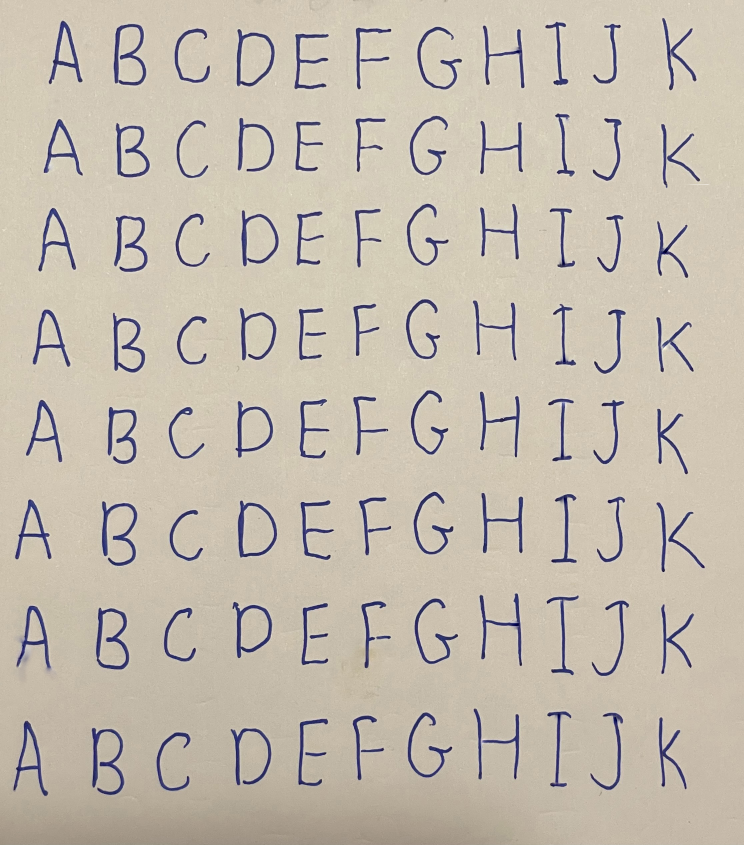
%> input picture IS-Lab4/train_data.jpg, 2232 x 2534 px (shown at 1/3 size)
$ octave vaizdo_atpazinimas.m   (GNU Octave 9; MATLAB toolbox functions it lacks are replaced by stand-ins)
%> lines starting %> are read from the running program, lines starting %| are printed output that depends on the picture; in (x1, y1, x2, y2) boxes, pixels count from 0 and x2, y2 are one past the last pixel; in counts of white or black regions, pixels touching at a corner belong together; the program's own positions count from 1
### IS-Lab4/pozymiai_raidems_atpazinti.m
function pozymiai = pozymiai_raidems_atpazinti(pavadinimas, pvz_eiluciu_sk)
%> called with pavadinimas = 'train_data.jpg', pvz_eiluciu_sk = 8
%%  pozymiai = pozymiai_raidems_atpazinti(pavadinimas, pvz_eiluciu_sk)
% Features = pozymiai_raidems_atpazinti(image_file_name, Number_of_symbols_lines)
% taikymo pavyzdys:
% pozymiai = pozymiai_raidems_atpazinti('test_data.png', 8);
% example of function use:
% Feaures = pozymiai_raidems_atpazinti('test_data.png', 8);
%%
% Vaizdo su pavyzdþiais nuskaitymas | Read image with written symbols
V = imread(pavadinimas);
figure(12), imshow(V)
%% Raidþiø iðkirpimas ir sudëliojimas á kintamojo 'objektai' celes |
%% Perform segmentation of the symbols and write into cell variable
% RGB image is converted to grayscale
V_pustonis = rgb2gray(V);
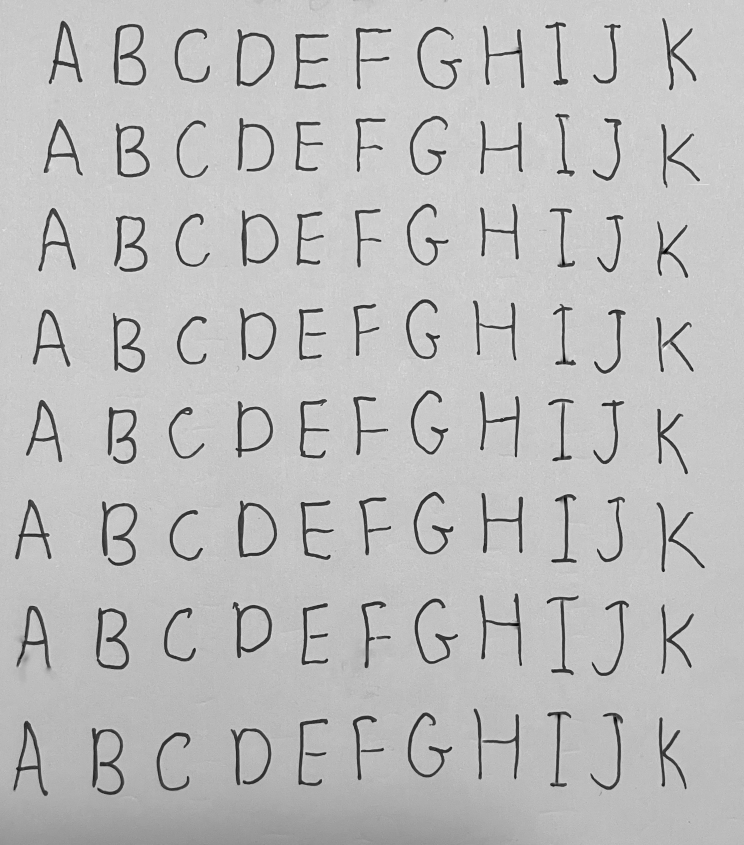
%> V_pustonis: size 2534x2232 uint8 (shown at 1/3 size); min 2, max 255, mean 189.3
% vaizdo keitimo dvejetainiu slenkstinës reikðmës paieðka
% a threshold value is calculated for binary image conversion
slenkstis = graythresh(V_pustonis);
%> slenkstis = 0.51
% pustonio vaizdo keitimas dvejetainiu
% a grayscale image is converte to binary image
V_dvejetainis = im2bw(V_pustonis,slenkstis);
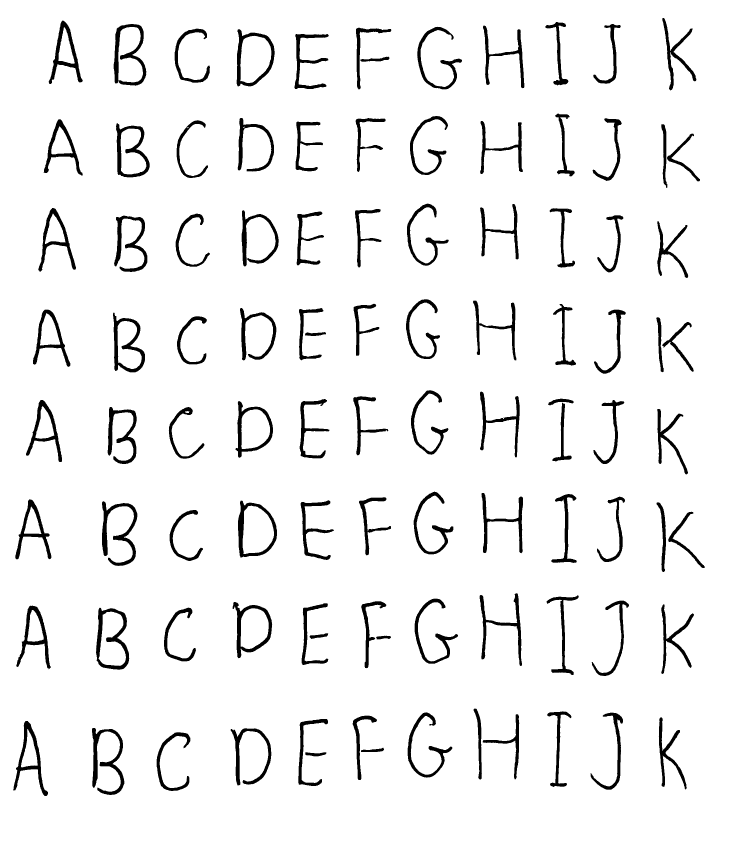
%> V_dvejetainis: size 2534x2232 logical (shown at 1/3 size); 94.2% white; 100 black regions (1 under 20 px), largest, box (x1, y1, x2, y2) and area: (306, 1504, 412, 1698) 5924, (276, 2184, 373, 2385) 5885, (288, 1823, 388, 2009) 5630
% rezultato atvaizdavimas
% show the resulting image
figure(1), imshow(V_dvejetainis)
% vaizde esanèiø objektø kontûrø paieðka
% search for the contour of each object
V_konturais = edge(uint8(V_dvejetainis));
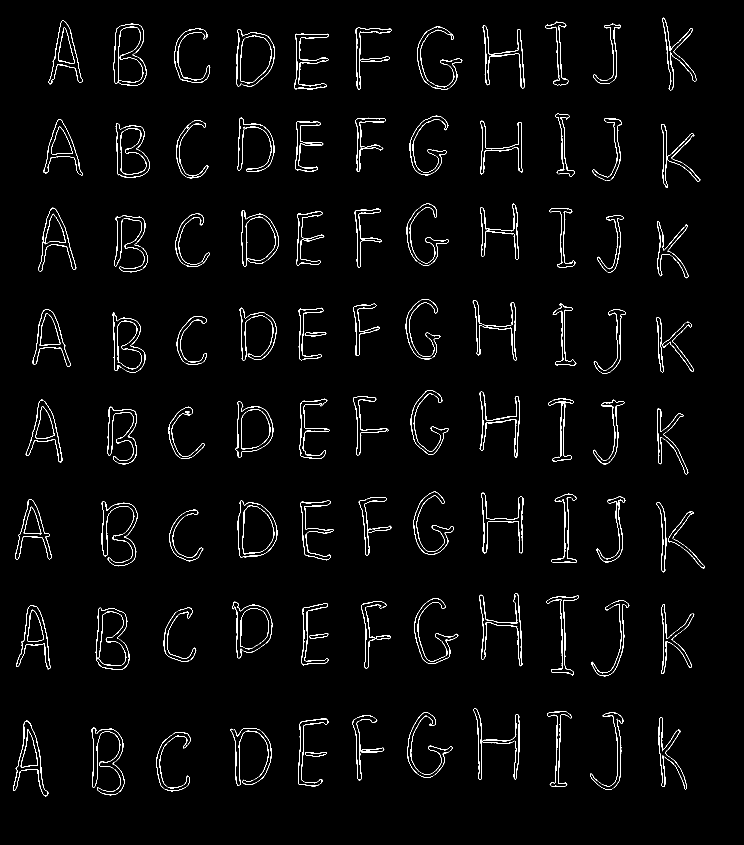
%> V_konturais: size 2534x2232 logical (shown at 1/3 size); 1.8% white in thin lines or dots, all inside (x1, y1, x2, y2) = (39, 53, 2115, 2389)
% rezultato atvaizdavimas
% show the resulting image
figure(2),imshow(V_konturais)
% objektø kontûrø uþpildymas
% fill the contours
se = strel('square',7); % struktûrinis elementas uþpildymui
V_uzpildyti = imdilate(V_konturais, se);
%> V_uzpildyti: size 2534x2232 logical; 10.4% white; 88 white regions, largest, box (x1, y1, x2, y2) and area: (302, 1500, 416, 1702) 9489, (272, 2180, 377, 2389) 9459, (337, 68, 443, 261) 9051
% rezultato atvaizdavimas
% show the result
figure(3),imshow(V_uzpildyti)
% tuðtumø objetø viduje uþpildymas
% fill the holes
V_vientisi= imfill(V_uzpildyti,'holes');
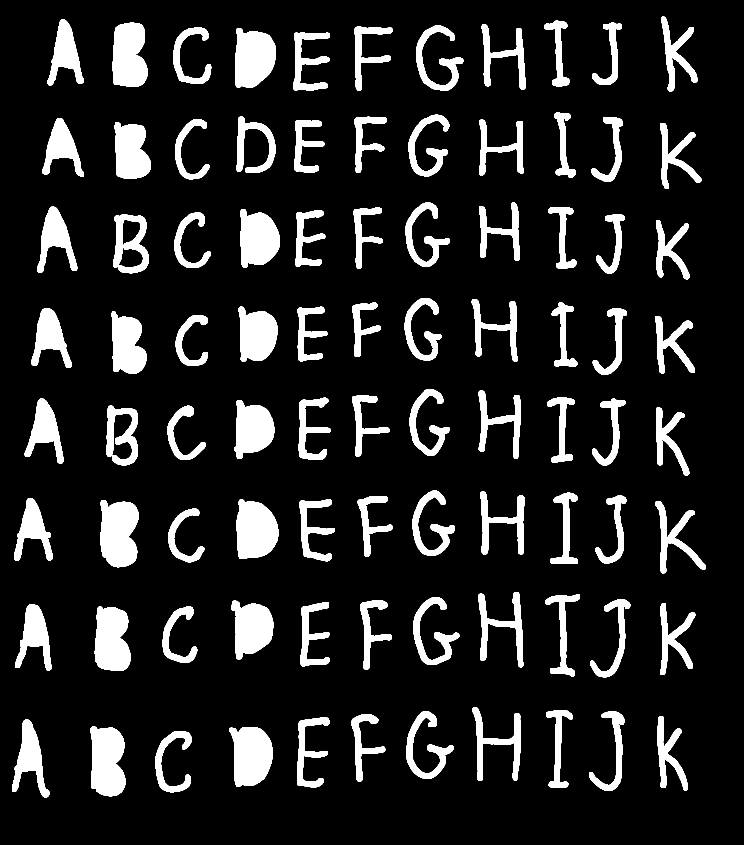
%> V_vientisi: size 2534x2232 logical (shown at 1/3 size); 13.1% white; 88 white regions
% rezultato atvaizdavimas
% show the result
figure(4),imshow(V_vientisi)
% vientisø objektø dvejetainiame vaizde numeravimas
% set labels to binary image objects
[O_suzymeti, Skaicius] = bwlabel(V_vientisi);
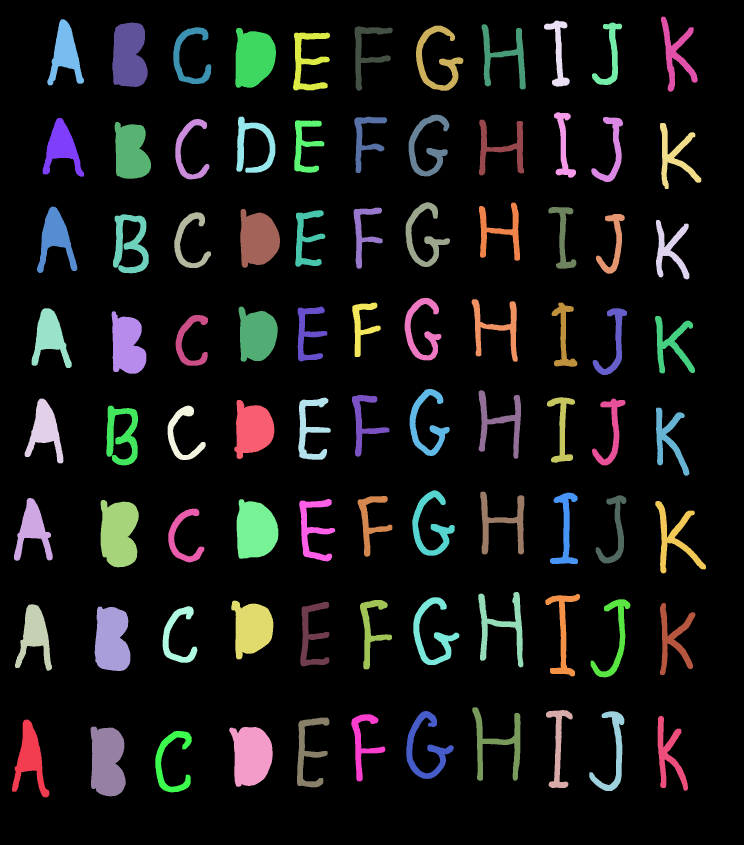
%> O_suzymeti: size 2534x2232 double (shown at 1/3 size); 89 distinct labels, from 0 to 88; one colour per label, 0 black
%> Skaicius = 88
% apskaièiuojami objektø dvejetainiame vaizde poþymiai
% calculate features for each symbol
O_pozymiai = regionprops(O_suzymeti);
%> O_pozymiai = 88 regions; largest, box (x1, y1, x2, y2), Area and Centroid: (302, 1500, 416, 1702) 18851 [356.9 1600.3], (272, 2180, 377, 2389) 18228 [322.3 2285.2], (688, 2181, 818, 2360) 17856 [754.5 2267.3], (710, 1498, 835, 1676) 17829 [767.1 1591.1], (706, 84, 828, 263) 17319 [761.5 174.7]
% nuskaitomos poþymiø - objektø ribø koordinaèiø - reikðmës
% find/read the bounding box of the symbol
O_ribos = [O_pozymiai.BoundingBox];
%> O_ribos = 352 values, max 2193.5 at index 66, min 36.5 at index 1, mean 608.9
% kadangi ribà nusako 4 koordinatës, pergrupuojame reikðmes
% change the sequence of values, describing the bounding box
O_ribos = reshape(O_ribos,[4 Skaicius]); % Skaicius - objektø skaièius
%> O_ribos = 88 columns, first 8: [36.5 42.5 45.5 74.5 95.5 111.5 128.5 142.5; 2159.5 1494.5 1813.5 1196.5 925.5 620.5 354.5 58.5; 112 116 111 116 120 121 124 110; 233 188 199 194 179 199 176 198]
% nuskaitomos poþymiø - objektø masës centro koordinaèiø - reikðmës
% reag the mass center coordinate
O_centras = [O_pozymiai.Centroid];
%> O_centras = 176 values, max 2285.2 at index 18, min 90.54 at index 1, mean 1140
% kadangi centrà nusako 2 koordinatës, pergrupuojame reikðmes
% group center coordinate values
O_centras = reshape(O_centras,[2 Skaicius]);
%> O_centras = 88 columns, first 8: [90.54 99.26 105 135.8 150.3 167.1 185.8 196.6; 2275.9 1590.2 1907 1290.7 1011.9 715.8 443.3 161.2]
O_centras = O_centras';
%> O_centras = 88 rows, first 12: [90.54 2275.9; 99.26 1590.2; 105 1907; 135.8 1290.7; 150.3 1011.9; 167.1 715.8; 185.8 443.3; 196.6 161.2; 322.3 2285.2; 335.9 1919.8; 356.9 1600.3; 366.2 1306.2]
% pridedamas kiekvienam objektui vaize numeris (treèias stulpelis ðalia koordinaèiø)
% set the label/number for each object in the image
O_centras(:,3) = 1:Skaicius;
% surûðiojami objektai pagal x koordinatæ - stulpelá
% arrange objects according to the column number
O_centras = sortrows(O_centras,2);
%> O_centras = 88 rows, first 12: [1101.4 153.8 46; 1676.3 158.3 65; 196.6 161.2 8; 2029.6 164.3 88; 387.8 167.5 14; 1832.7 167.6 76; 1512.2 169.3 64; 570.6 170.3 21; 761.5 174.7 28; 1313.2 179.8 56; 923.5 183.1 33; 1097.1 416.4 45]
% rûðiojama atsiþvelgiant á pavyzdþiø eiluèiø ir raidþiø skaièiø
% sort accordign to the number of rows and number of symbols in the row

% Ensure raidziu_sk is an integer
raidziu_sk = round(Skaicius/pvz_eiluciu_sk);
%> raidziu_sk = 11

for k = 1:pvz_eiluciu_sk
    % Ensure integer indexing
    start_idx = round((k-1)*raidziu_sk+1);
    end_idx = round(k*raidziu_sk);

    O_centras(start_idx:end_idx,:) = ...
        sortrows(O_centras(start_idx:end_idx,:),3);
end
%> this loop made 8 passes
%> (start_idx, end_idx) on passes 1 to 8: (1, 11), (12, 22), (23, 33), (34, 44), (45, 55), (56, 66), (67, 77), (78, 88)
%> after the loop, O_centras = 88 rows, first 12: [196.6 161.2 8; 387.8 167.5 14; 570.6 170.3 21; 761.5 174.7 28; 923.5 183.1 33; 1101.4 153.8 46; 1313.2 179.8 56; 1512.2 169.3 64; 1676.3 158.3 65; 1832.7 167.6 76; 2029.6 164.3 88; 185.8 443.3 7]
% ið dvejetainio vaizdo pagal objektø ribas iðkerpami vaizdo fragmentai
% cut the symbol from initial image according to the bounding box estimated in binary image
for k = 1:Skaicius
    objektai{k} = imcrop(V_dvejetainis,O_ribos(:,O_centras(k,3)));
end
%> this loop made 88 passes
%> after the loop, objektai = 88 items
% vieno ið vaizdo fragmentø atvaizdavimas
% show one of the symbol's image
figure(5),
for k = 1:min(Skaicius, pvz_eiluciu_sk*raidziu_sk)
   subplot(pvz_eiluciu_sk,raidziu_sk,k), imshow(objektai{k})
end
% vaizdo fragmentai apkerpami, panaikinant fonà ið kraðtø (pagal staèiakampá)
% image segments are cutt off
for k = 1:Skaicius % Skaicius = 88, jei yra 88 raidës
    V_fragmentas = objektai{k};
    % nustatomas kiekvieno vaizdo fragmento dydis
    % estimate the size of each segment
    [aukstis, plotis] = size(V_fragmentas);

    % 1. Baltø stulpeliø naikinimas
    % eliminate white spaces
    % apskaièiuokime kiekvieno stulpelio sumà
    stulpeliu_sumos = sum(V_fragmentas,1);
    % naikiname tuos stulpelius, kur suma lygi aukðèiui
    V_fragmentas(:,stulpeliu_sumos == aukstis) = [];
    % perskaièiuojamas objekto dydis
    [aukstis, plotis] = size(V_fragmentas);
    % 2. Baltø eiluèiø naikinimas
    % apskaièiuokime kiekvienos seilutës sumà
    eiluciu_sumos = sum(V_fragmentas,2);
    % naikiname tas eilutes, kur suma lygi ploèiui
    V_fragmentas(eiluciu_sumos == plotis,:) = [];
    objektai{k}=V_fragmentas;% áraðome vietoje neapkarpyto
end
% vieno ið vaizdo fragmentø atvaizdavimas
% show the segment
figure(6),
for k = 1:min(Skaicius, pvz_eiluciu_sk*raidziu_sk)
   subplot(pvz_eiluciu_sk,raidziu_sk,k), imshow(objektai{k})
end
%%
%% Suvienodiname vaizdo fragmentø dydþius iki 70x50
%% Make all segments of the same size 70x50
for k=1:Skaicius
    V_fragmentas=objektai{k};
    V_fragmentas_7050=imresize(V_fragmentas,[70,50]);
    % padalinkime vaizdo fragmentà á 10x10 dydþio dalis
    % divide each image into 10x10 size segments
    for m=1:7
        for n=1:5
            % apskaièiuokime kiekvienos dalies vidutiná ðviesumà
            % calculate an average intensity for each 10x10 segment
            Vid_sviesumas_eilutese=sum(V_fragmentas_7050((m*10-9:m*10),(n*10-9:n*10)));
            Vid_sviesumas((m-1)*5+n)=sum(Vid_sviesumas_eilutese);
        end
    end
    % 10x10 dydþio dalyje maksimali ðviesumo galima reikðmë yra 100
    % normuokime ðviesumo reikðmes intervale [0, 1]
    % perform normalization
    Vid_sviesumas = ((100-Vid_sviesumas)/100);
    % rezultatà (poþmius) neuronø tinklui patogiau pateikti stulpeliu
    % transform features into column-vector
    Vid_sviesumas = Vid_sviesumas(:);
    % iðsaugome apskaièiuotus poþymius á bendrà kintamàjá
    % save all fratures into single variable
    pozymiai{k} = Vid_sviesumas;
end
end

### IS-Lab4/vaizdo_atpazinimas.m
close all
clear all
clc
%% raidþiø pavyzdþiø nuskaitymas ir poþymiø skaièiavimas
%% read the image with hand-written characters
pavadinimas = 'train_data.jpg';
%> (the run ends here)
